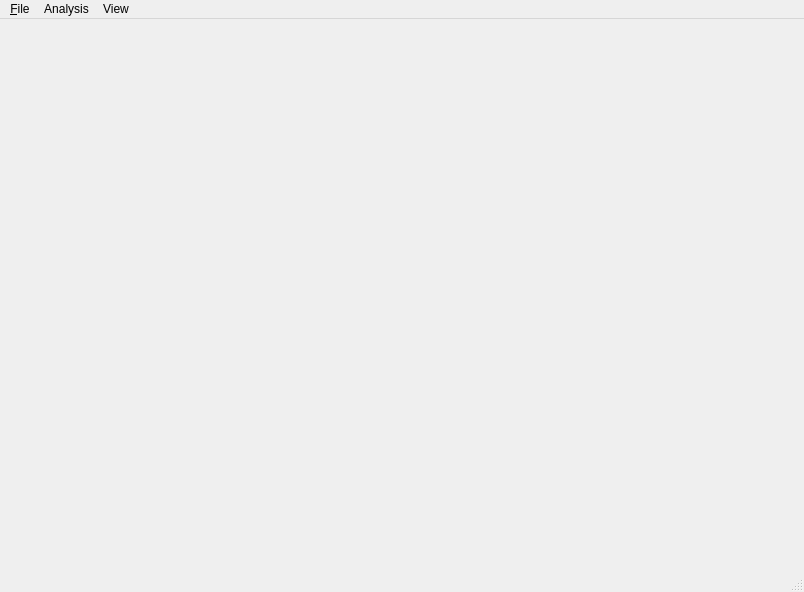
<?xml version="1.0" encoding="UTF-8"?>
<ui version="4.0">
 <class>LipidSpaceGUI</class>
 <widget class="QMainWindow" name="LipidSpaceGUI">
  <property name="geometry">
   <rect>
    <x>0</x>
    <y>0</y>
    <width>804</width>
    <height>592</height>
   </rect>
  </property>
  <property name="windowTitle">
   <string>LipidSpace</string>
  </property>
  <widget class="QWidget" name="centralwidget">
   <property name="minimumSize">
    <size>
     <width>500</width>
     <height>400</height>
    </size>
   </property>
   <layout class="QGridLayout" name="gridLayout_2">
    <item row="0" column="0">
     <layout class="QGridLayout" name="gridLayout">
      <item row="0" column="0">
       <widget class="Canvas" name="canvas" native="true"/>
      </item>
     </layout>
    </item>
   </layout>
  </widget>
  <widget class="QMenuBar" name="menubar">
   <property name="geometry">
    <rect>
     <x>0</x>
     <y>0</y>
     <width>804</width>
     <height>23</height>
    </rect>
   </property>
   <widget class="QMenu" name="menuLipidSpace">
    <property name="title">
     <string>&amp;File</string>
    </property>
    <addaction name="actionLoad_list_s"/>
    <addaction name="actionLoad_table"/>
    <addaction name="separator"/>
    <addaction name="actionQuit"/>
   </widget>
   <widget class="QMenu" name="menuAnalysis">
    <property name="title">
     <string>Analysis</string>
    </property>
    <addaction name="actionRemove_all_lipidomes"/>
   </widget>
   <widget class="QMenu" name="menuView">
    <property name="title">
     <string>View</string>
    </property>
    <widget class="QMenu" name="menuTile_layout">
     <property name="title">
      <string>Tile layout</string>
     </property>
     <addaction name="actionAutomatically"/>
     <addaction name="separator"/>
     <addaction name="action2_columns"/>
     <addaction name="action3_columns"/>
     <addaction name="action4_columns"/>
     <addaction name="action5_columns"/>
    </widget>
    <addaction name="actionSet_transparency"/>
    <addaction name="menuTile_layout"/>
   </widget>
   <addaction name="menuLipidSpace"/>
   <addaction name="menuAnalysis"/>
   <addaction name="menuView"/>
  </widget>
  <widget class="QStatusBar" name="statusBar"/>
  <action name="actionLoad_list_s">
   <property name="text">
    <string>Import &amp;list(s)</string>
   </property>
  </action>
  <action name="actionLoad_table">
   <property name="text">
    <string>Import &amp;table</string>
   </property>
  </action>
  <action name="actionQuit">
   <property name="text">
    <string>&amp;Quit</string>
   </property>
  </action>
  <action name="actionRemove_all_lipidomes">
   <property name="text">
    <string>Remove all lipidomes</string>
   </property>
  </action>
  <action name="actionSet_transparency">
   <property name="text">
    <string>Set transparency</string>
   </property>
  </action>
  <action name="actionAutomatically">
   <property name="text">
    <string>Automatically</string>
   </property>
  </action>
  <action name="action2_columns">
   <property name="text">
    <string>2 columns</string>
   </property>
  </action>
  <action name="action3_columns">
   <property name="text">
    <string>3 columns</string>
   </property>
  </action>
  <action name="action4_columns">
   <property name="text">
    <string>4 columns</string>
   </property>
  </action>
  <action name="action5_columns">
   <property name="text">
    <string>5 columns</string>
   </property>
  </action>
 </widget>
 <customwidgets>
  <customwidget>
   <class>Canvas</class>
   <extends>QWidget</extends>
   <header>lipidspace/canvas.h</header>
  </customwidget>
 </customwidgets>
 <resources/>
 <connections/>
</ui>
